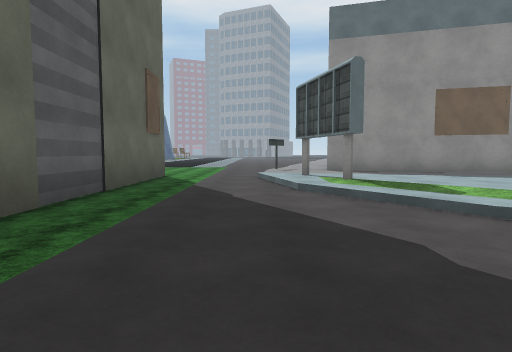
View 1 (above)

24 first-person views from a walk through a scene from a Unity 3-D project. The camera is 1.2 m above the floor, tilts 4° down and sees 75° across. The floor is counted in squares, 2 m on a side. Each view is taken from the middle of a square. On the plan, view 1 faces up. The plan holds only what a view shows up to about 10 squares ahead; the rest is blank. The place goes on beyond the plan. Some surface patterns are stand-ins.

View 2
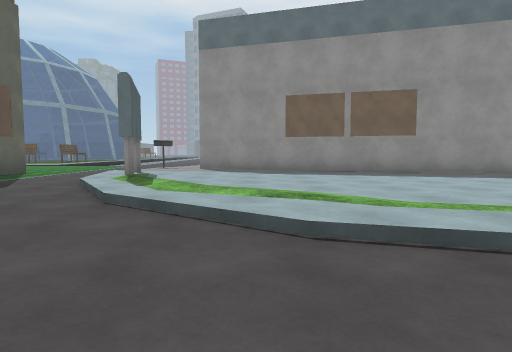

View 3
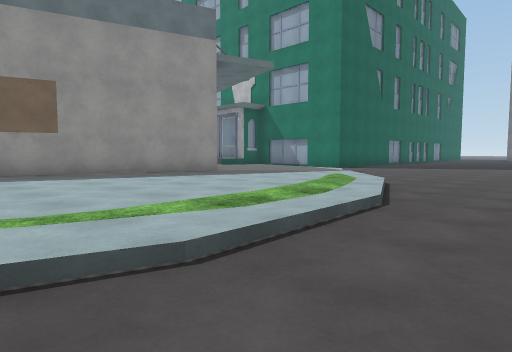

View 4
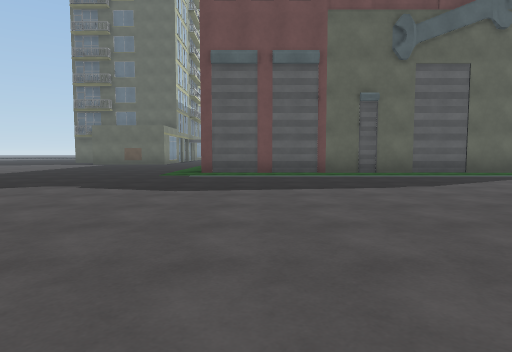

View 5
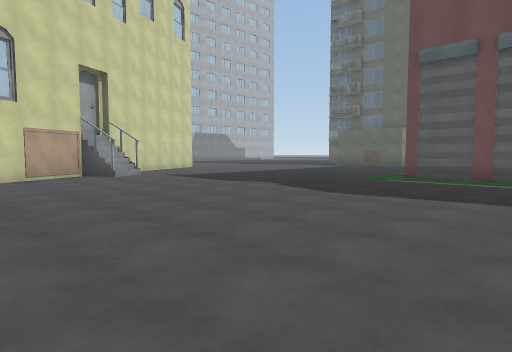

View 6
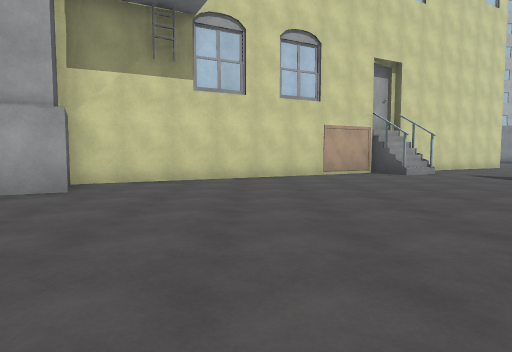

View 7
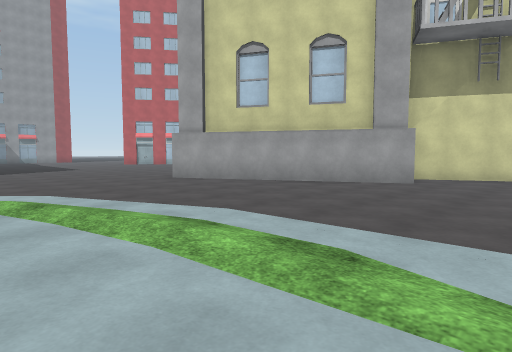

View 8
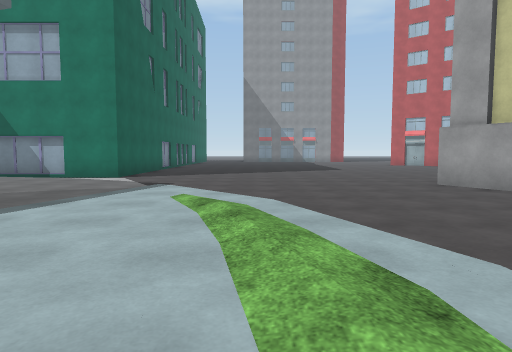

View 9
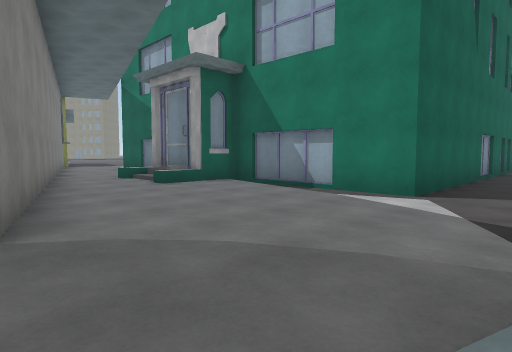

View 10
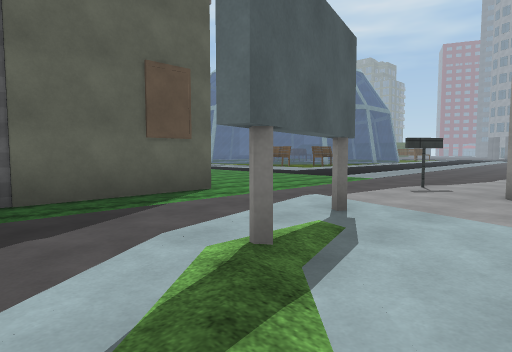

View 11
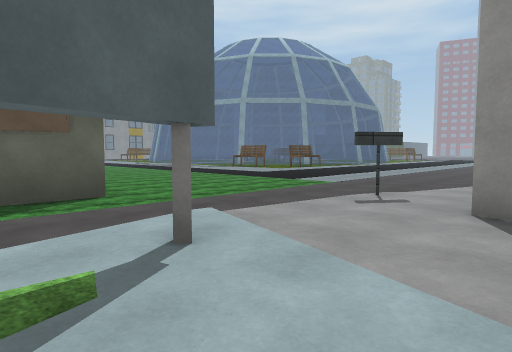

View 12
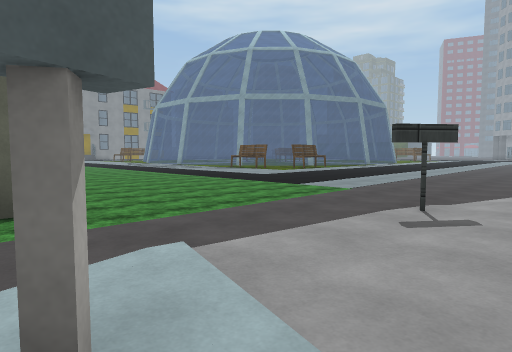

View 13
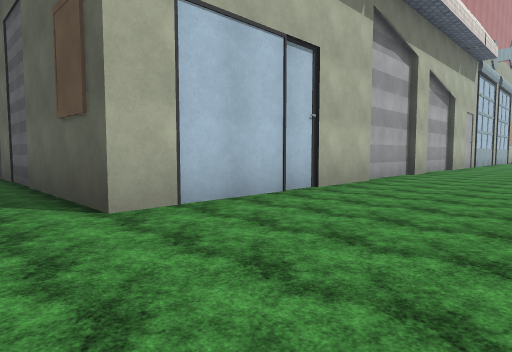

View 14
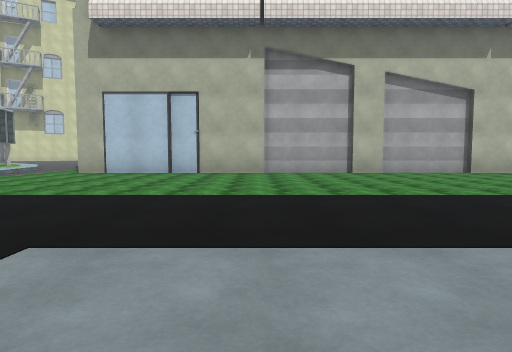

View 15
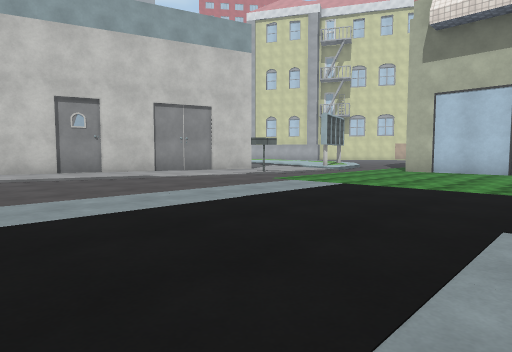

View 16
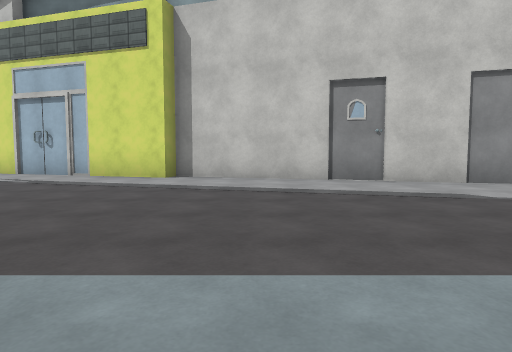

View 17
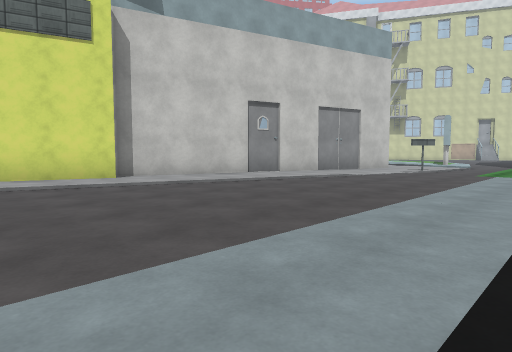

View 18
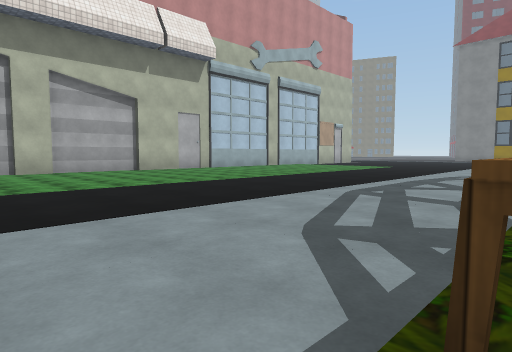

View 19
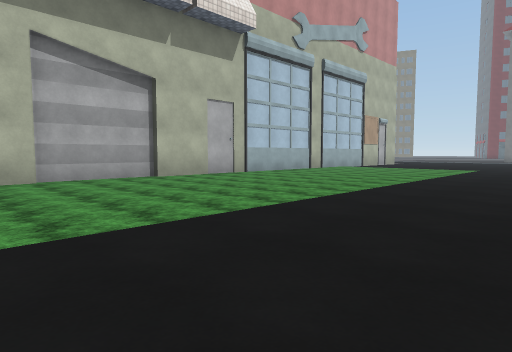

View 20
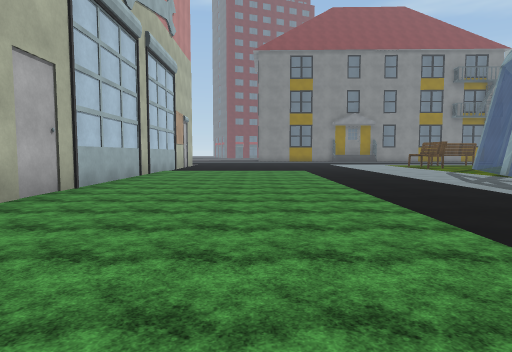

View 21
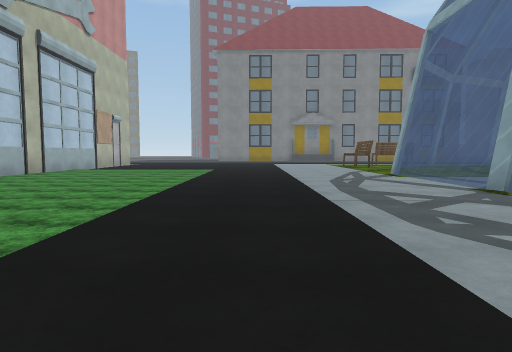

View 22
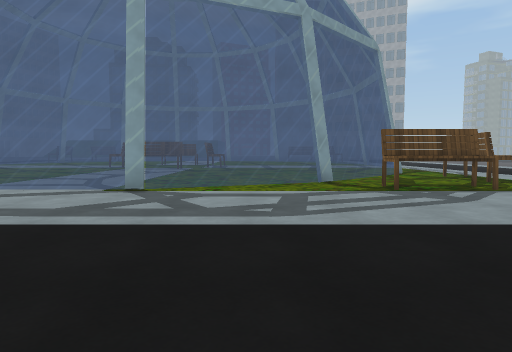

View 23
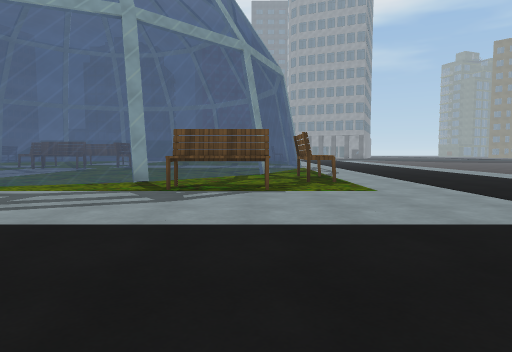

View 24
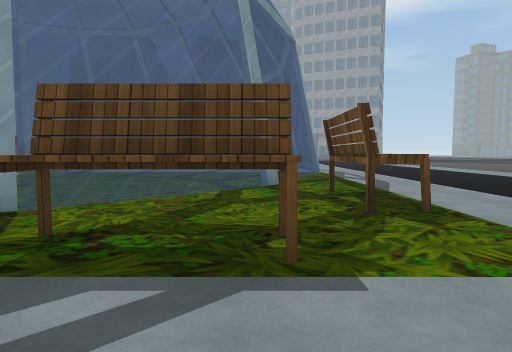

### Floor plan
Key: @ floor where view 1 was taken; # wall or solid block; . main floor; : floor 0.25 m higher than the main floor; / step, stairs or slope; = window, fence, low wall or low ledge; B bench; O other object.
Columns run from 20 left of view 1 to 18 right of it. Each row starts with its distance up from view 1.
 23             =....       /.#
 22  ..........=.......... ./.#
 21  .........=.BB...........##
 20  ........=..BB........./.#
 19  ......==............../.#
 18 =======...BB.............#
 17 ....................../.##
 16 ....................../.#
 15 ........................#         ##
 14 ........................#         #..
 13 ...................../.##         #..
 12 ...................../.#         ##./#
 11 .....................#.#         #../##
 10 .......................###       #....#
  9 ..................../....#####  ##.../#
  8 ###################./........####..../#
  7                   #./#:::.......#.....#
  6                   #..#::::::..........#
  5                   #..#:::::::::........
  4                   #...:/::::::::::.....
  3                   #...//::::::::::/....
  2                   #....//:::::////.....
  1                   #......//::://.......
  0                   #.@..................
 -1                   #....................
 -2                   #....................
 -3                  .................###..
 -4                  ...............###
 -5                  .............###
 -6                  ..............#
 -7                  ... ........###
 -8                  ..  ......###
 -9                     ..##.O##
-10                     ..###

Where each view was taken, in squares from view 1:
view 1: 0 up, 0 right, facing up
view 2: 1 down, 4 right, facing up
view 3: 1 down, 6 right, facing up-right
view 4: 1 down, 7 right, facing left
view 5: 1 up, 7 right, facing down-left
view 6: 0 up, 7 right, facing down
view 7: 3 up, 7 right, facing down-right
view 8: 2 up, 8 right, facing right
view 9: 4 up, 12 right, facing up-right
view 10: 4 up, 3 right, facing up-left
view 11: 6 up, 3 right, facing up-left
view 12: 7 up, 2 right, facing up-left
view 13: 11 up, 1 left, facing down-left
view 14: 17 up, 7 left, facing down
view 15: 18 up, 6 left, facing down-right
view 16: 17 up, 3 left, facing right
view 17: 22 up, 3 left, facing down-right
view 18: 18 up, 8 left, facing down-left
view 19: 15 up, 9 left, facing down-left
view 20: 11 up, 10 left, facing left
view 21: 14 up, 10 left, facing left
view 22: 12 up, 13 left, facing up
view 23: 12 up, 9 left, facing up
view 24: 16 up, 9 left, facing up
